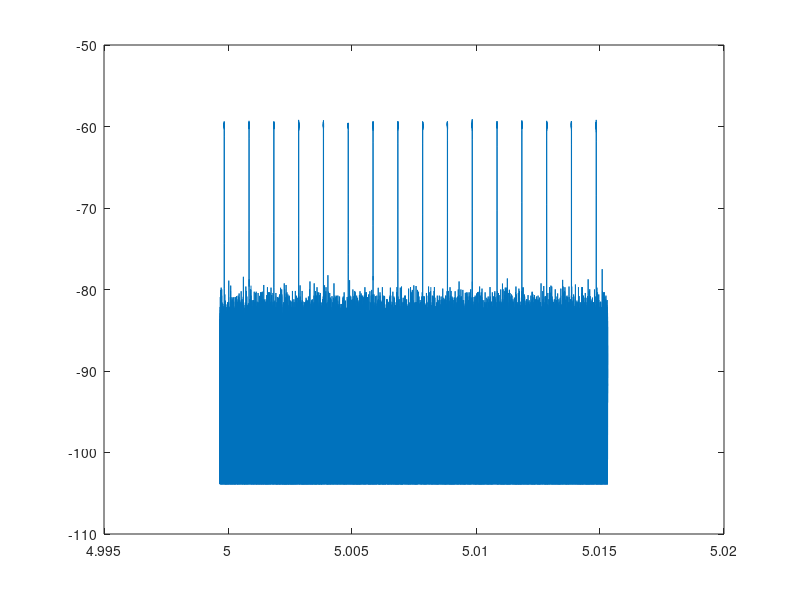
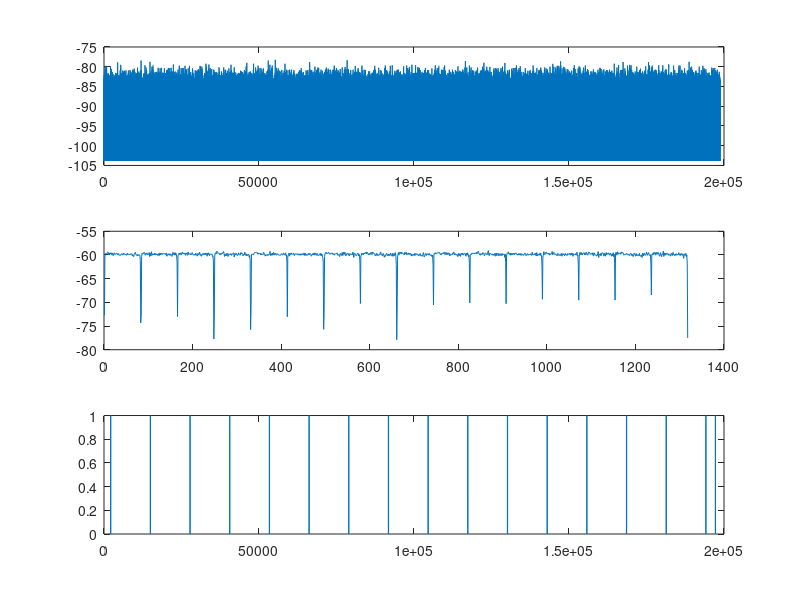

Write MATLAB code to recreate these figures, in order. (Note: this script raises an error after producing the figures.)
clear all
clc
load('data_high_snr.mat')                   %%%%%% Loading data file
figure(1)
plot(timet,10*log10(abs(data).^2))
X = 10*log10(abs(data).^2);                 %%%%%% Store data in dBm
Y = X(find(X~=-Inf));                       %%%%%% Filtering unwanted data.  
%% Assume WGN noise in the measurements
%%%%% Here is the hypothesis model
% H0: r = w
% H1: r = A + w
%%% Since noise is complex gausian we detect noise with rayleigh distribution 
%%% We have the derivation in the report for PFA
%%% Set some values;
N_Floor = mean(Y);              %%%%%%%%%%%% Noise floor ->> average noise power
N_var = N_Floor - min(Y);       %%%%%%%%%%%% Noise variance
P_Th = N_Floor + N_var;         %%%%%%%%%%%% Threshold

%%%%%% From theoretical formula - PFA
PFA = exp(-0.5*10^(0.1 * (P_Th - N_Floor) ) );
fprintf('PFA=  %f ,Threshold =  %f, Noise Floor  = %f.\n',PFA,P_Th,N_Floor);

%%%%%%%%%%% Second Part %%%%%%%%%%%%%%%%
H0 = find(X<P_Th);
H1 = find(X>=P_Th);
Z(H0)=0;
Z(H1)=1;
figure(2)
subplot(3,1,1)
plot(X(H0));
subplot(3,1,2)
plot(X(H1));
subplot(3,1,3)
plot(Z);
%%%%%%%%%%% Next Part %%%%%%%%%%%%%%%%%%%%
Fs = length(timet)/(timet(end)-timet(1));     % Sampling frequency
[P_val P_loc P_duration] = findpeaks(Z,Fs);   % find pulse duration and pulse frequency
%%%%% Remove false Peaks %%%%%%%%%
N_limit = 5/Fs;
j=0;
for i=1:length(P_duration)
    if P_duration(i) > N_limit
        j=j+1;
        Duration_vector(j)= P_duration(i);
        loc_vector(j) = P_loc(j);
    end
end
Pulse_Duration = mean(Duration_vector)
A=[];
for i=2:j
    A=[A loc_vector(j)-loc_vector(j-1)];
end
Pulse_Period = mean(A)
